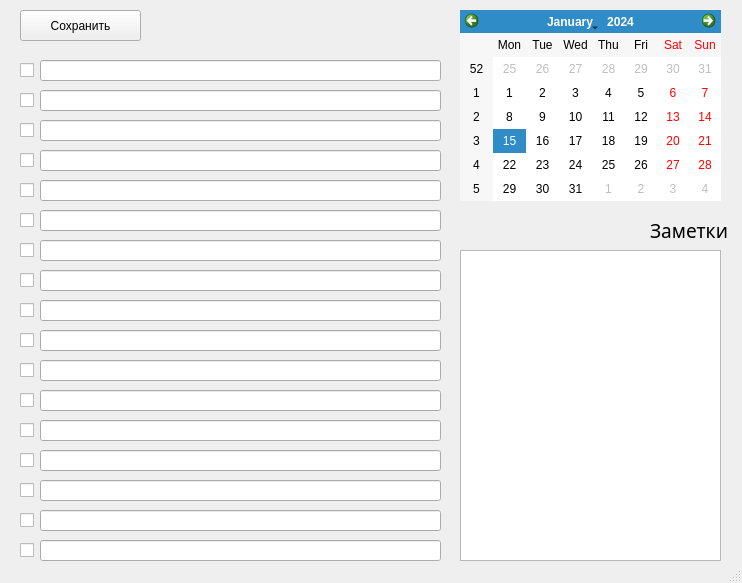
<?xml version="1.0" encoding="UTF-8"?>
<ui version="4.0">
 <class>todolist</class>
 <widget class="QMainWindow" name="todolist">
  <property name="geometry">
   <rect>
    <x>0</x>
    <y>0</y>
    <width>742</width>
    <height>583</height>
   </rect>
  </property>
  <property name="mouseTracking">
   <bool>false</bool>
  </property>
  <property name="tabletTracking">
   <bool>false</bool>
  </property>
  <property name="windowTitle">
   <string>todolist</string>
  </property>
  <widget class="QWidget" name="centralwidget">
   <widget class="QCheckBox" name="checkBox_1">
    <property name="geometry">
     <rect>
      <x>20</x>
      <y>60</y>
      <width>75</width>
      <height>20</height>
     </rect>
    </property>
    <property name="text">
     <string/>
    </property>
   </widget>
   <widget class="QCalendarWidget" name="calendarWidget">
    <property name="geometry">
     <rect>
      <x>460</x>
      <y>10</y>
      <width>261</width>
      <height>191</height>
     </rect>
    </property>
   </widget>
   <widget class="QCheckBox" name="checkBox_2">
    <property name="geometry">
     <rect>
      <x>20</x>
      <y>90</y>
      <width>75</width>
      <height>20</height>
     </rect>
    </property>
    <property name="text">
     <string/>
    </property>
   </widget>
   <widget class="QCheckBox" name="checkBox_3">
    <property name="geometry">
     <rect>
      <x>20</x>
      <y>120</y>
      <width>75</width>
      <height>20</height>
     </rect>
    </property>
    <property name="text">
     <string/>
    </property>
   </widget>
   <widget class="QCheckBox" name="checkBox_4">
    <property name="geometry">
     <rect>
      <x>20</x>
      <y>150</y>
      <width>75</width>
      <height>20</height>
     </rect>
    </property>
    <property name="text">
     <string/>
    </property>
   </widget>
   <widget class="QCheckBox" name="checkBox_6">
    <property name="geometry">
     <rect>
      <x>20</x>
      <y>210</y>
      <width>75</width>
      <height>20</height>
     </rect>
    </property>
    <property name="text">
     <string/>
    </property>
   </widget>
   <widget class="QCheckBox" name="checkBox_5">
    <property name="geometry">
     <rect>
      <x>20</x>
      <y>180</y>
      <width>75</width>
      <height>20</height>
     </rect>
    </property>
    <property name="text">
     <string/>
    </property>
   </widget>
   <widget class="QPushButton" name="saveButton">
    <property name="geometry">
     <rect>
      <x>20</x>
      <y>10</y>
      <width>121</width>
      <height>31</height>
     </rect>
    </property>
    <property name="text">
     <string>Сохранить</string>
    </property>
   </widget>
   <widget class="QCheckBox" name="checkBox_7">
    <property name="geometry">
     <rect>
      <x>20</x>
      <y>240</y>
      <width>75</width>
      <height>20</height>
     </rect>
    </property>
    <property name="text">
     <string/>
    </property>
   </widget>
   <widget class="QCheckBox" name="checkBox_10">
    <property name="geometry">
     <rect>
      <x>20</x>
      <y>330</y>
      <width>75</width>
      <height>20</height>
     </rect>
    </property>
    <property name="text">
     <string/>
    </property>
   </widget>
   <widget class="QCheckBox" name="checkBox_9">
    <property name="geometry">
     <rect>
      <x>20</x>
      <y>300</y>
      <width>75</width>
      <height>20</height>
     </rect>
    </property>
    <property name="text">
     <string/>
    </property>
   </widget>
   <widget class="QCheckBox" name="checkBox_8">
    <property name="geometry">
     <rect>
      <x>20</x>
      <y>270</y>
      <width>75</width>
      <height>20</height>
     </rect>
    </property>
    <property name="text">
     <string/>
    </property>
   </widget>
   <widget class="QCheckBox" name="checkBox_12">
    <property name="geometry">
     <rect>
      <x>20</x>
      <y>390</y>
      <width>75</width>
      <height>20</height>
     </rect>
    </property>
    <property name="text">
     <string/>
    </property>
   </widget>
   <widget class="QCheckBox" name="checkBox_11">
    <property name="geometry">
     <rect>
      <x>20</x>
      <y>360</y>
      <width>75</width>
      <height>20</height>
     </rect>
    </property>
    <property name="text">
     <string/>
    </property>
   </widget>
   <widget class="QCheckBox" name="checkBox_13">
    <property name="geometry">
     <rect>
      <x>20</x>
      <y>420</y>
      <width>75</width>
      <height>20</height>
     </rect>
    </property>
    <property name="text">
     <string/>
    </property>
   </widget>
   <widget class="QCheckBox" name="checkBox_15">
    <property name="geometry">
     <rect>
      <x>20</x>
      <y>480</y>
      <width>75</width>
      <height>20</height>
     </rect>
    </property>
    <property name="text">
     <string/>
    </property>
   </widget>
   <widget class="QCheckBox" name="checkBox_14">
    <property name="geometry">
     <rect>
      <x>20</x>
      <y>450</y>
      <width>75</width>
      <height>20</height>
     </rect>
    </property>
    <property name="text">
     <string/>
    </property>
   </widget>
   <widget class="QCheckBox" name="checkBox_17">
    <property name="geometry">
     <rect>
      <x>20</x>
      <y>540</y>
      <width>75</width>
      <height>20</height>
     </rect>
    </property>
    <property name="text">
     <string/>
    </property>
   </widget>
   <widget class="QCheckBox" name="checkBox_16">
    <property name="geometry">
     <rect>
      <x>20</x>
      <y>510</y>
      <width>75</width>
      <height>20</height>
     </rect>
    </property>
    <property name="text">
     <string/>
    </property>
   </widget>
   <widget class="QTextEdit" name="textEdit">
    <property name="geometry">
     <rect>
      <x>460</x>
      <y>250</y>
      <width>261</width>
      <height>311</height>
     </rect>
    </property>
   </widget>
   <widget class="QLabel" name="label">
    <property name="enabled">
     <bool>true</bool>
    </property>
    <property name="geometry">
     <rect>
      <x>650</x>
      <y>220</y>
      <width>81</width>
      <height>20</height>
     </rect>
    </property>
    <property name="font">
     <font>
      <family>Bahnschrift</family>
      <pointsize>14</pointsize>
      <bold>false</bold>
     </font>
    </property>
    <property name="text">
     <string>Заметки</string>
    </property>
   </widget>
   <widget class="QLineEdit" name="lineEdit_1">
    <property name="geometry">
     <rect>
      <x>40</x>
      <y>60</y>
      <width>401</width>
      <height>21</height>
     </rect>
    </property>
   </widget>
   <widget class="QLineEdit" name="lineEdit_2">
    <property name="geometry">
     <rect>
      <x>40</x>
      <y>90</y>
      <width>401</width>
      <height>21</height>
     </rect>
    </property>
   </widget>
   <widget class="QLineEdit" name="lineEdit_3">
    <property name="geometry">
     <rect>
      <x>40</x>
      <y>120</y>
      <width>401</width>
      <height>21</height>
     </rect>
    </property>
   </widget>
   <widget class="QLineEdit" name="lineEdit_5">
    <property name="geometry">
     <rect>
      <x>40</x>
      <y>180</y>
      <width>401</width>
      <height>21</height>
     </rect>
    </property>
   </widget>
   <widget class="QLineEdit" name="lineEdit_4">
    <property name="geometry">
     <rect>
      <x>40</x>
      <y>150</y>
      <width>401</width>
      <height>21</height>
     </rect>
    </property>
   </widget>
   <widget class="QLineEdit" name="lineEdit_6">
    <property name="geometry">
     <rect>
      <x>40</x>
      <y>210</y>
      <width>401</width>
      <height>21</height>
     </rect>
    </property>
   </widget>
   <widget class="QLineEdit" name="lineEdit_8">
    <property name="geometry">
     <rect>
      <x>40</x>
      <y>270</y>
      <width>401</width>
      <height>21</height>
     </rect>
    </property>
   </widget>
   <widget class="QLineEdit" name="lineEdit_7">
    <property name="geometry">
     <rect>
      <x>40</x>
      <y>240</y>
      <width>401</width>
      <height>21</height>
     </rect>
    </property>
   </widget>
   <widget class="QLineEdit" name="lineEdit_9">
    <property name="geometry">
     <rect>
      <x>40</x>
      <y>300</y>
      <width>401</width>
      <height>21</height>
     </rect>
    </property>
   </widget>
   <widget class="QLineEdit" name="lineEdit_10">
    <property name="geometry">
     <rect>
      <x>40</x>
      <y>330</y>
      <width>401</width>
      <height>21</height>
     </rect>
    </property>
   </widget>
   <widget class="QLineEdit" name="lineEdit_11">
    <property name="geometry">
     <rect>
      <x>40</x>
      <y>360</y>
      <width>401</width>
      <height>21</height>
     </rect>
    </property>
   </widget>
   <widget class="QLineEdit" name="lineEdit_12">
    <property name="geometry">
     <rect>
      <x>40</x>
      <y>390</y>
      <width>401</width>
      <height>21</height>
     </rect>
    </property>
   </widget>
   <widget class="QLineEdit" name="lineEdit_13">
    <property name="geometry">
     <rect>
      <x>40</x>
      <y>420</y>
      <width>401</width>
      <height>21</height>
     </rect>
    </property>
   </widget>
   <widget class="QLineEdit" name="lineEdit_14">
    <property name="geometry">
     <rect>
      <x>40</x>
      <y>450</y>
      <width>401</width>
      <height>21</height>
     </rect>
    </property>
   </widget>
   <widget class="QLineEdit" name="lineEdit_15">
    <property name="geometry">
     <rect>
      <x>40</x>
      <y>480</y>
      <width>401</width>
      <height>21</height>
     </rect>
    </property>
   </widget>
   <widget class="QLineEdit" name="lineEdit_16">
    <property name="geometry">
     <rect>
      <x>40</x>
      <y>510</y>
      <width>401</width>
      <height>21</height>
     </rect>
    </property>
   </widget>
   <widget class="QLineEdit" name="lineEdit_17">
    <property name="geometry">
     <rect>
      <x>40</x>
      <y>540</y>
      <width>401</width>
      <height>21</height>
     </rect>
    </property>
   </widget>
  </widget>
  <widget class="QStatusBar" name="statusbar"/>
 </widget>
 <resources/>
 <connections/>
</ui>
